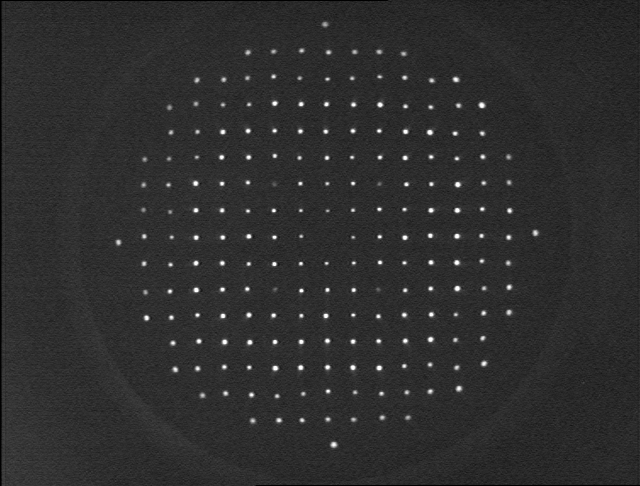
#> input picture 11-11-17x17Analysis/images/ref02.tif, 640 x 486 px
$ jupyter execute imgprocessing_reference.ipynb
#> lines starting #> are read from the running program, lines starting #| are printed output that depends on the picture; after the words box and inside, x2 and y2 are one past the last pixel; in counts of white or black regions, pixels touching at a corner belong together
[cell 1]
import cv2 as cv
import numpy as np
import matplotlib.pyplot as plt
import os
import scipy.ndimage as ndi
from sklearn.cluster import KMeans

[cell 2]
root = os.getcwd()
print(root)
# img_path = os.path.join(root, "/23-10-images/Lctorica01.tif")
img_gray = cv.imread("./../images/ref02.tif", cv.IMREAD_GRAYSCALE)[:, 84:570]
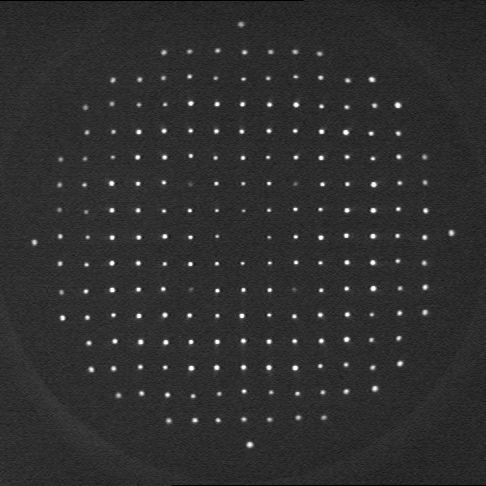
#> img_gray: shape (486, 486); min 0, max 255, mean 46.8

[cell 3]
plt.figure(figsize=(10,10))
plt.imshow(img_gray, cmap="gray")
plt.vlines(x=243,ymin=0, ymax=486)
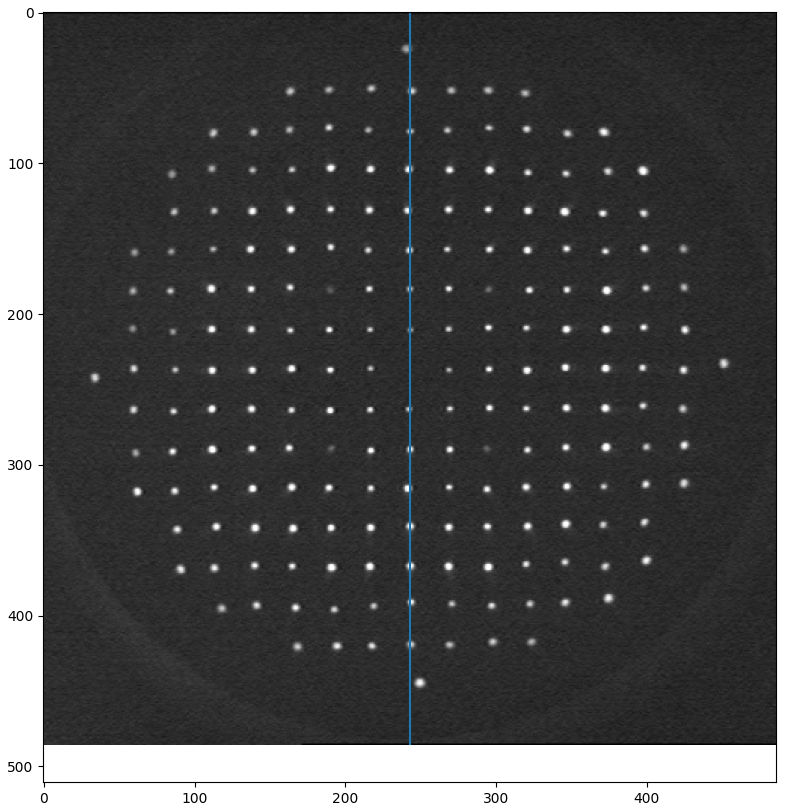
#> figure drawn by matplotlib, 1 panel

[cell 4]
img_gray.shape
#> Out = (486, 486)

[cell 5]
threshold_value = 60

expected_spots = 196
number_of_columns = 17

output_filename = './../data/11-11-ref02.txt'

# --- 2. Load the Image ---
root = os.getcwd()


# --- 3. Isolate the Spots (Get Binary Mask) ---
ret, binary_mask = cv.threshold(img_gray, threshold_value, 255, cv.THRESH_BINARY)
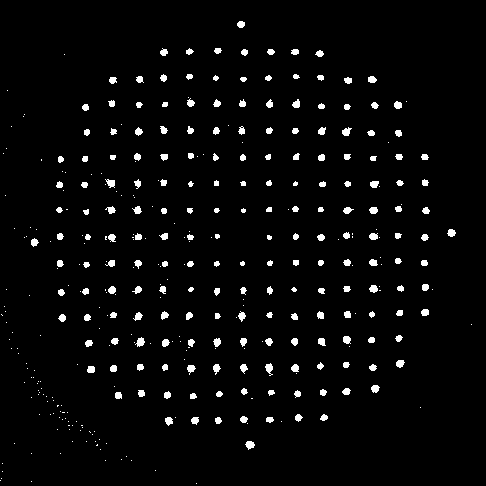
#> binary_mask: shape (486, 486); 3.3% white; 379 white regions (185 under 20 px), largest, box (x1, y1, x2, y2) and area: (265, 363, 273, 376) 61, (135, 337, 145, 347) 60, (245, 441, 255, 450) 59
#> ret = 60
print(f"Created binary mask with threshold={threshold_value}.")

# --- 4. Find and Label All Spots (with Stats) ---
num_labels, labels_matrix, stats, centroids = cv.connectedComponentsWithStats(binary_mask)
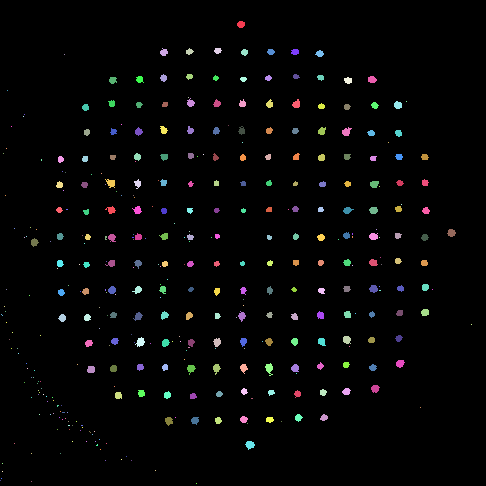
#> labels_matrix: shape (486, 486) int32; 380 distinct labels, from 0 to 379; one colour per label, 0 black
#> num_labels = 380; stats = 380 rows, first 6: [0, 0, 486, 486, 228462], [237, 21, 8, 7, 45], [160, 48, 8, 8, 44], [186, 48, 8, 7, 35], [214, 48, 8, 6, 36], [241, 49, 7, 7, 37]; centroids = 380 pairs, first value 0 to 471, second value 23.96 to 483

plt.imshow(labels_matrix)
plt.colorbar()

print(stats[2, :])
#| [160  48   8   8  44]

# Get the size (area) of all blobs, skipping the background (label 0)
all_blob_sizes = stats[1:, cv.CC_STAT_AREA]
#> all_blob_sizes = 379 values, max 61 at index 278, min 1 at index 8, mean 20.41
# Here, it orders from the biggest to the smallest one
all_blob_sizes_sorted = sorted(all_blob_sizes, reverse=True)
#> all_blob_sizes_sorted = 379 values, max 61 at index 0, min 1 at index 213, mean 20.41

print(f"Found {len(all_blob_sizes_sorted)} total blobs (including noise).")
#| Found 379 total blobs (including noise).

# --- 5. AUTOMATICALLY Find the 'min_spot_size' ---
# (This is the "diagnostic" code, now integrated)

if len(all_blob_sizes_sorted) < expected_spots:
    print("\n*** ERROR: Found fewer than {expected_spots} spots. ***")
    print("*** Try lowering the 'threshold_value' (e.g., to 50 or 40) and run again. ***")
else:
    # This is the size of your smallest "real" spot
    size_of_last_spot = all_blob_sizes_sorted[expected_spots - 1] # Index 252 is the 253rd item
#> size_of_last_spot = 19

    # This is the size of the largest "noise" blob
    size_of_first_noise = all_blob_sizes_sorted[expected_spots]   # Index 253 is the 254th item
#> size_of_first_noise = 7

    # We automatically set the minimum size to be halfway between them
    min_spot_size = (size_of_last_spot + size_of_first_noise) / 2
#> min_spot_size = 13

    print(f"\nSmallest real spot (Blob #{expected_spots}) has {size_of_last_spot} pixels.")
#| Smallest real spot (Blob #196) has 19 pixels.
    print(f"Largest noise blob (Blob #{expected_spots + 1}) has {size_of_first_noise} pixels.")
#| Largest noise blob (Blob #197) has 7 pixels.
    print(f"--- Automatically setting min_spot_size to: {int(min_spot_size)} ---")
#| --- Automatically setting min_spot_size to: 13 ---

    # --- 6. Filter out Noise ---
    valid_indices = []
    for label_id in range(1, num_labels): # Loop from 1 (skip background 0)
        if stats[label_id, cv.CC_STAT_AREA] > min_spot_size:
            valid_indices.append(label_id)
#> after the loop, valid_indices = 196 values from 1 to 362

    print(f"Kept {len(valid_indices)} spots after filtering.")
#| Kept 196 spots after filtering.

    # --- 7. Calculate Precise Intensity-Weighted Centroids ---
    precise_centroids_yx = ndi.center_of_mass(img_gray, labels=labels_matrix, index=valid_indices)
#> precise_centroids_yx = 196 pairs, first value 23.95 to 444.3, second value 34 to 451
    print(f"Calculated {len(precise_centroids_yx)} precise sub-pixel centroids.")
#| Calculated 196 precise sub-pixel centroids.

    # --- 8. Organize Centroids with Clustering ---
    centroids_xy = [(coord[1], coord[0]) for coord in precise_centroids_yx]
#> centroids_xy = 196 pairs, first value 34 to 451, second value 23.95 to 444.3

    # Prepare data for clustering
    x_coords = np.array([c[0] for c in centroids_xy]).reshape(-1, 1)
#> x_coords = 196 values, max 451 at index 90, min 34 at index 105, mean 242.7

    # Check if we have enough points to cluster
    if len(x_coords) < number_of_columns:
        print(f"\n*** ERROR: Not enough spots ({len(x_coords)}) to create {number_of_columns} columns. ***")
        print("*** Your 'min_spot_size' might be too high or 'threshold_value' is wrong. ***")
    else:
        # Initialize and run KMeans to group spots into columns
        kmeans = KMeans(n_clusters=number_of_columns, n_init=10, random_state=0)
        column_labels = kmeans.fit_predict(x_coords)
#> column_labels = 196 values, max 16 at index 90, min 0 at index 18, mean 7.22

        # Get the X-coordinate of each cluster center
        cluster_centers = kmeans.cluster_centers_.flatten()

        # Get the sorted order of the clusters
        cluster_sort_order = np.argsort(cluster_centers)

        # Create a map: {original_cluster_id: sorted_column_label}
        cluster_map = {original_id: sorted_id for sorted_id, original_id in enumerate(cluster_sort_order)}

        # Create a new list we can sort properly
        sortable_list = []
        for i in range(len(centroids_xy)):
            spot_xy = centroids_xy[i]
            original_cluster_id = column_labels[i]
            sorted_column_label = cluster_map[original_cluster_id]
            y_coord = spot_xy[1]
            sort_key = (sorted_column_label, y_coord)
            sortable_list.append( (sort_key, spot_xy) )
#> this loop made 196 passes
#> (spot_xy, original_cluster_id, sorted_column_label, y_coord) on passes 1 to 3: ((240.6, 23.95), 2, 8, 23.95), ((163.5, 51.93), 1, 5, 51.93), ((189.1, 51.15), 10, 6, 51.15)
#> after the loop, sortable_list = 196 items

        # Sort the list based on the key (column, then y)
        sorted_list_of_tuples = sorted(sortable_list, key=lambda item: item[0])
#> sorted_list_of_tuples = 196 items

        # Extract just the (x, y) coordinates, now in the perfect order
        sorted_centroids = [item[1] for item in sorted_list_of_tuples]
#> sorted_centroids has the same summary as centroids_xy

        print("Sorted all centroids correctly using column clustering.")
# --- *** THIS IS THE MODIFIED SECTION *** ---

        # --- 9. Manually Insert the Center Point ---
        # Define the point to be inserted
        manual_point = (243.0, 243.0)
        # Define the position (99th point is index 98)
        insert_index = 98


    # Check if the list has the expected 196 spots
        if len(sorted_centroids) == expected_spots:
            # Insert the manual point into the list
            sorted_centroids.insert(insert_index, manual_point)
            print(f"Manually inserted point {manual_point} at position 99.")
        else:
            print(f"*** WARNING: Did not insert manual point. Expected 196 spots but found {len(sorted_centroids)}. ***")


        # --- 10. Save to File ---
        with open(output_filename, 'w') as f:
            for i, (x_coord, y_coord) in enumerate(sorted_centroids):
                label = i + 1
                # Save in the format: label X_float Y_float
                # if label == 99:
                #     f.write(f"{label} {243.00000000} {243.00000000}\n")
                # else:
                f.write(f"{label} {x_coord:.8f} {y_coord:.8f}\n")
#> this loop made 197 passes
#> (x_coord, y_coord) on passes 1 to 3: (34, 241.9), (60.25, 158.9), (59.18, 184.5)

        print(f"Successfully saved {len(sorted_centroids)} precise, sorted centroids to {output_filename}")
#| Successfully saved 197 precise, sorted centroids to ./../data/11-11-ref02.txt
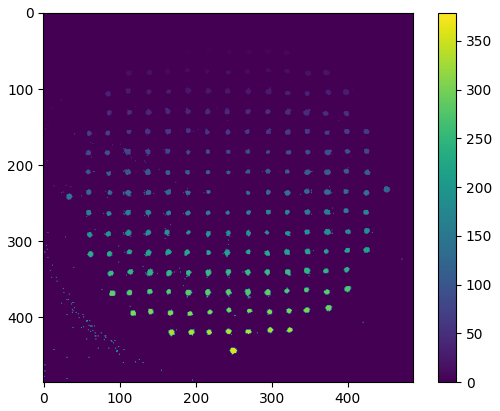
#> figure drawn by matplotlib, 2 panels
